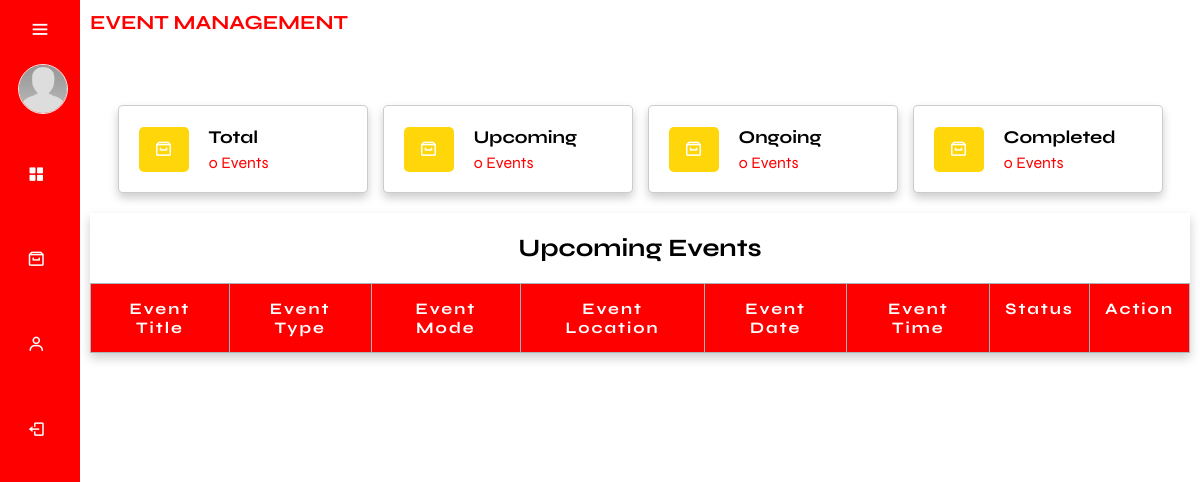
The page /admin/upcoming_events.php on the database as committed earlier.
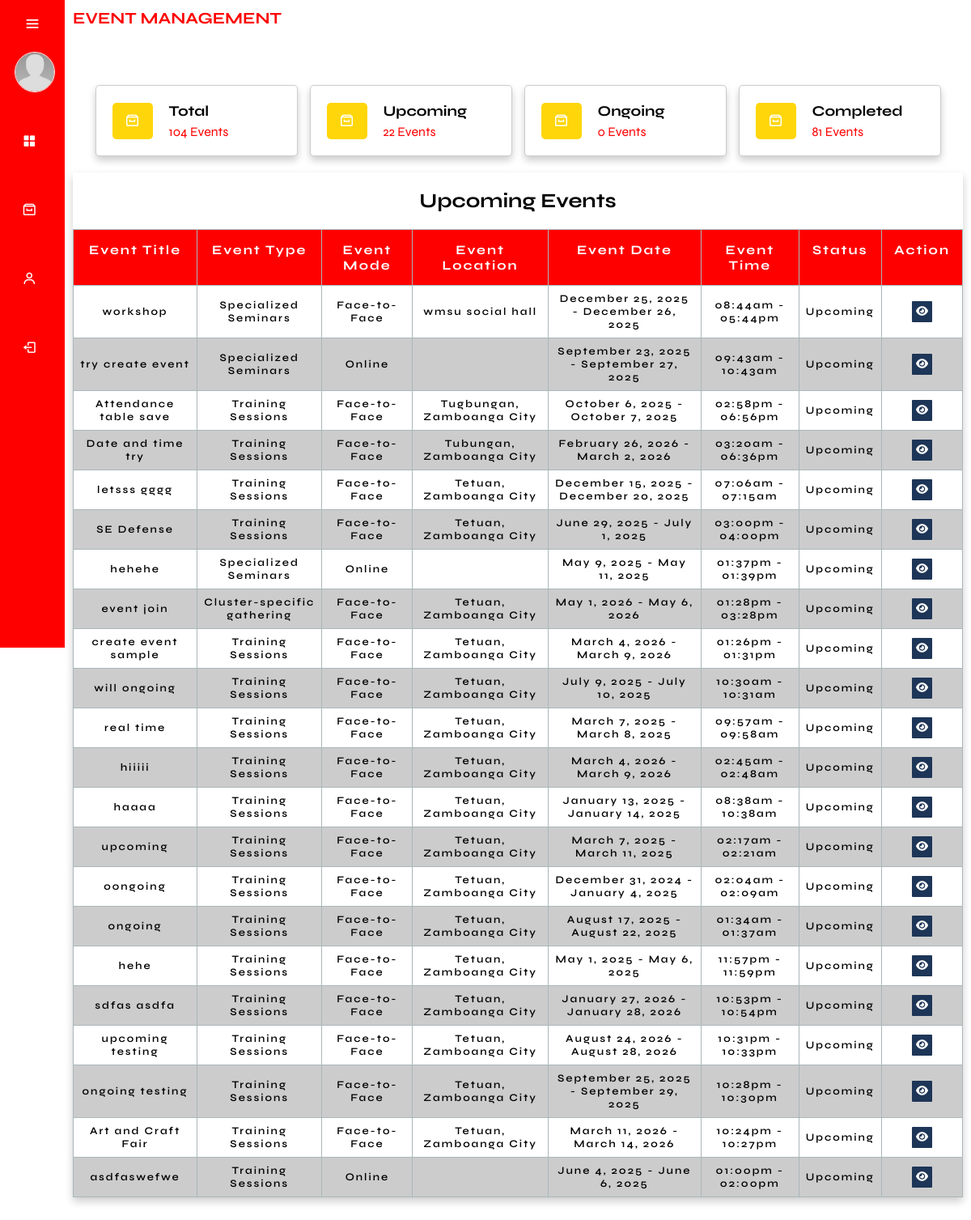
The same page on the database as committed later.
### tables this page shows
CREATE TABLE `events` (
  `event_id` int(11) NOT NULL,
  `event_title` varchar(255) NOT NULL,
  `event_description` text DEFAULT NULL,
  `event_type` varchar(50) NOT NULL,
  `event_mode` varchar(50) NOT NULL,
  `event_photo_path` varchar(255) DEFAULT NULL,
  `location` varchar(255) NOT NULL,
  `date_start` date NOT NULL,
  `date_end` date NOT NULL,
  `time_start` time NOT NULL,
  `time_end` time NOT NULL,
  `date_created` timestamp NOT NULL DEFAULT current_timestamp(),
  `event_link` text DEFAULT NULL,
  `cancelReason` text NOT NULL,
  `event_cancel` varchar(255) NOT NULL,
  `participant_limit` int(11) NOT NULL
);

### function/F.upcomingEvents.php (the view, shortened to what the changed rows need)
<?php
    require_once('../db.connection/connection.php');
    $sql = "SELECT * FROM Events WHERE (date_start > CURDATE() OR (date_start = CURDATE() AND time_start > CURTIME())) AND (event_cancel IS NULL OR event_cancel = '') ORDER BY date_created DESC";
    $result = mysqli_query($conn, $sql);
    while ($row = mysqli_fetch_assoc($result)) {
        $eventTitle = $row['event_title'];
        $eventLocation = $row['location'];
        $eventDateStart = date('F j, Y', strtotime($row['date_start']));
        $eventDateEnd = date('F j, Y', strtotime($row['date_end']));
        $eventTimeStart = date('h:ia', strtotime($row['time_start']));
        $eventTimeEnd = date('h:ia', strtotime($row['time_end']));
        $eventMode = $row['event_mode'];
        $eventType = $row['event_type'];
        echo '<tr data-start-date="' . $row['date_start'] . '" data-end-date="' . $row['date_end'] . '">';
        ?>
        <td data-label="Event Title"><?php echo $eventTitle; ?></td>
        <td data-label="Event Type"><?php echo $eventType; ?></td>
        <td data-label="Event Mode"><?php echo $eventMode; ?></td>
        <td data-label="Event Location"><?php echo $eventLocation; ?></td>
        <td data-label="Event Date"><?php echo "$eventDateStart - $eventDateEnd"; ?></td>
        <td data-label="Event Time"><?php echo "$eventTimeStart - $eventTimeEnd"; ?></td>
        <td data-label="Status">Upcoming</td>
        <td data-label="View Event" class="pad">
            <a href="view_eventHistory.php?event_id=<?php echo $row['event_id']; ?>"><button class="btn_view"><i class="fa-solid fa-eye"></i></i></button></a>
        </td>
        <?php
        echo '</tr>';
    }
?>

### admin/upcoming_events.php (shortened to what the changed rows need)
<?php
    require_once('../db.connection/connection.php');
    $totalEventsQuery = "SELECT COUNT(*) AS totalEvents FROM Events";
    $totalEventsResult = mysqli_query($conn, $totalEventsQuery);
    $totalEvents = mysqli_fetch_assoc($totalEventsResult)['totalEvents'];
    $totalUpcomingQuery = "SELECT COUNT(*) AS totalUpcoming FROM Events WHERE (NOW() < CONCAT(date_start, ' ', time_start)) AND (event_cancel IS NULL OR event_cancel = '')";
    $totalUpcomingResult = mysqli_query($conn, $totalUpcomingQuery);
    $totalUpcoming = mysqli_fetch_assoc($totalUpcomingResult)['totalUpcoming'];
    $totalEndedQuery = "SELECT COUNT(*) AS totalEnded FROM Events WHERE (NOW() > CONCAT(date_end, ' ', time_end)) AND (event_cancel IS NULL OR event_cancel = '')";
    $totalEndedResult = mysqli_query($conn, $totalEndedQuery);
    $totalEnded = mysqli_fetch_assoc($totalEndedResult)['totalEnded'];
?>
<!DOCTYPE html>
<html lang="en">
    <head>
        <link href='https://unpkg.com/boxicons@2.1.4/css/boxicons.min.css' rel='stylesheet'>
        <link rel="stylesheet" href="css/main.css">
    </head>
    <body>
        <?php
            require_once('../db.connection/connection.php');
        ?>
        <div class="main-content">
            <div class="containerr">
                <section class="category">
                    <div class="box-container">
                        <a href="total_events.php" class="box">
                            <div>
                                <h3>Total</h3>
                                <span><?php echo $totalEvents; ?> Events</span>
                            </div>
                        </a>
                        <a href="upcoming_events.php" class="box">
                            <div>
                                <h3>Upcoming</h3>
                                <span><?php echo $totalUpcoming; ?> Events</span>
                            </div>
                        </a>
                        <a href="ended_events.php" class="box">
                            <div>
                                <h3>Completed</h3>
                                <span><?php echo $totalEnded; ?> Events</span>
                            </div>
                        </a>
                    </div>
                </section>
            </div>
            <div class="containerr">
                <div class="event-table">
                    <div class="tbl-container">
                        <h2>Upcoming Events</h2>
                        <table class="tbl">
                            <thead>
                                <tr>
                                    <th>Event Title</th>
                                    <th>Event Type</th>
                                    <th>Event Mode</th>
                                    <th>Event Location</th>
                                    <th>Event Date</th>
                                    <th>Event Time</th>
                                    <th>Status</th>
                                    <th colspan="3">Action</th>
                                </tr>
                            </thead>
                            <tbody>
                            <?php include('../function/F.upcomingEvents.php'); ?>
                            </tbody>
                        </table>
                    </div>
                </div>
            </div>
        </div>
    </body>
</html>

Rows that differ between the two databases and show on the page:
added events: event_title "workshop", event_type "Specialized Seminars", event_mode "Face-to-Face", location "wmsu social hall", date_start "December 25, 2025", date_end "December 26, 2025", time_start "08:44am", time_end "05:44pm"
added events: event_title "try create event", event_type "Specialized Seminars", event_mode "Online", date_start "September 23, 2025", date_end "September 27, 2025", time_start "09:43am", time_end "10:43am"
added events: event_title "Attendance table save", event_type "Training Sessions", event_mode "Face-to-Face", location "Tugbungan, Zamboanga City", date_start "October 6, 2025", date_end "October 7, 2025", time_start "02:58pm", time_end "06:56pm"
added events: event_title "Date and time try", event_type "Training Sessions", event_mode "Face-to-Face", location "Tubungan, Zamboanga City", date_start "February 26, 2026", date_end "March 2, 2026", time_start "03:20am", time_end "06:36pm"
added events: event_title "letsss gggg", event_type "Training Sessions", event_mode "Face-to-Face", location "Tetuan, Zamboanga City", date_start "December 15, 2025", date_end "December 20, 2025", time_start "07:06am", time_end "07:15am"
added events: event_title "SE Defense", event_type "Training Sessions", event_mode "Face-to-Face", location "Tetuan, Zamboanga City", date_start "June 29, 2025", date_end "July 1, 2025", time_start "03:00pm", time_end "04:00pm"
added events: event_title "hehehe", event_type "Specialized Seminars", event_mode "Online", date_start "May 9, 2025", date_end "May 11, 2025", time_start "01:37pm", time_end "01:39pm"
added events: event_title "event join", event_type "Cluster-specific gathering", event_mode "Face-to-Face", location "Tetuan, Zamboanga City", date_start "May 1, 2026", date_end "May 6, 2026", time_start "01:28pm", time_end "03:28pm"
added events: event_title "create event sample", event_type "Training Sessions", event_mode "Face-to-Face", location "Tetuan, Zamboanga City", date_start "March 4, 2026", date_end "March 9, 2026", time_start "01:26pm", time_end "01:31pm"
added events: event_title "will ongoing", event_type "Training Sessions", event_mode "Face-to-Face", location "Tetuan, Zamboanga City", date_start "July 9, 2025", date_end "July 10, 2025", time_start "10:30am", time_end "10:31am"
added events: event_title "real time", event_type "Training Sessions", event_mode "Face-to-Face", location "Tetuan, Zamboanga City", date_start "March 7, 2025", date_end "March 8, 2025", time_start "09:57am", time_end "09:58am"
added events: event_title "hiiiii", event_type "Training Sessions", event_mode "Face-to-Face", location "Tetuan, Zamboanga City", date_start "March 4, 2026", date_end "March 9, 2026", time_start "02:45am", time_end "02:48am"
added events: event_title "haaaa", event_type "Training Sessions", event_mode "Face-to-Face", location "Tetuan, Zamboanga City", date_start "January 13, 2025", date_end "January 14, 2025", time_start "08:38am", time_end "10:38am"
added events: event_title "upcoming", event_type "Training Sessions", event_mode "Face-to-Face", location "Tetuan, Zamboanga City", date_start "March 7, 2025", date_end "March 11, 2025", time_start "02:17am", time_end "02:21am"
added events: event_title "oongoing", event_type "Training Sessions", event_mode "Face-to-Face", location "Tetuan, Zamboanga City", date_start "December 31, 2024", date_end "January 4, 2025", time_start "02:04am", time_end "02:09am"
added events: event_title "ongoing", event_type "Training Sessions", event_mode "Face-to-Face", location "Tetuan, Zamboanga City", date_start "August 17, 2025", date_end "August 22, 2025", time_start "01:34am", time_end "01:37am"
added events: event_title "hehe", event_type "Training Sessions", event_mode "Face-to-Face", location "Tetuan, Zamboanga City", date_start "May 1, 2025", date_end "May 6, 2025", time_start "11:57pm", time_end "11:59pm"
added events: event_title "sdfas asdfa", event_type "Training Sessions", event_mode "Face-to-Face", location "Tetuan, Zamboanga City", date_start "January 27, 2026", date_end "January 28, 2026", time_start "10:53pm", time_end "10:54pm"
added events: event_title "upcoming testing", event_type "Training Sessions", event_mode "Face-to-Face", location "Tetuan, Zamboanga City", date_start "August 24, 2026", date_end "August 28, 2026", time_start "10:31pm", time_end "10:33pm"
added events: event_title "ongoing testing", event_type "Training Sessions", event_mode "Face-to-Face", location "Tetuan, Zamboanga City", date_start "September 25, 2025", date_end "September 29, 2025", time_start "10:28pm", time_end "10:30pm"
added events: event_title "Art and Craft Fair", event_type "Training Sessions", event_mode "Face-to-Face", location "Tetuan, Zamboanga City", date_start "March 11, 2026", date_end "March 14, 2026", time_start "10:24pm", time_end "10:27pm"
added events: event_title "asdfaswefwe", event_type "Training Sessions", event_mode "Online", date_start "June 4, 2025", date_end "June 6, 2025", time_start "01:00pm", time_end "02:00pm"
Other text that changed with them:
$totalEvents: "0" → "104"
$totalUpcoming: "0" → "22"
$totalEnded: "0" → "81"
